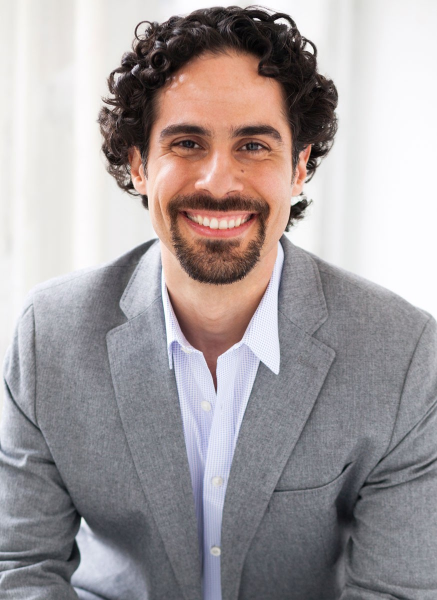
#> input picture face_recognition_/knn_examples/train/alex_lacamoire/img1.jpg, 874 x 1200 px, given in place of the camera (shown at 1/2 size)
$ python save_face.py
#> lines starting #> are read from the running program, lines starting #| are printed output that depends on the picture; after the words box and inside, x2 and y2 are one past the last pixel; in counts of white or black regions, pixels touching at a corner belong together
import cv2
import numpy as np
from os import makedirs
from os.path import isdir

# 얼굴 저장 함수
face_dirs = 'knn_examples/train/'

face_classifier = cv2.CascadeClassifier('D:/opencv/Test1/Lib/site-packages/cv2/data/haarcascade_frontalface_default.xml')

# 얼굴 검출 함수
def face_extractor(img):
    gray = cv2.cvtColor(img,cv2.COLOR_BGR2GRAY)
    faces = face_classifier.detectMultiScale(gray,1.3,5)
    # 얼굴이 없으면 패스!
    if faces is():
        return None
    # 얼굴이 있으면 얼굴 부위만 이미지로 만들고
    for(x,y,w,h) in faces:
        cropped_face = img[y:y+h, x:x+w]
    # 리턴!
    return cropped_face

# 얼굴만 저장하는 함수
def take_pictures(name):
    # 해당 이름의 폴더가 없다면 생성
#> called with name = 'choiyejin2'
    if not isdir(face_dirs+name):
        makedirs(face_dirs+name)

    # 카메라 ON
    cap = cv2.VideoCapture(0)
    count = 0

    while True:
        # 카메라로 부터 사진 한장 읽어 오기
        ret, frame = cap.read()
#> frame is the input picture: shape (1200, 874, 3); mean B, G, R 159, 157.6, 164.6
        # 사진에서 얼굴 검출 , 얼굴이 검출되었다면
        if face_extractor(frame) is not None:

#> in face_extractor, `gray = cv2.cvtColor(img,cv2.COLOR_BGR2GRAY)`:
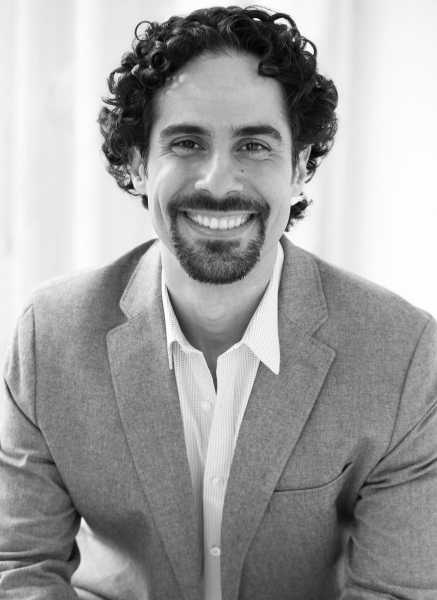
#> gray: shape (1200, 874) (shown at 1/2 size); min 0, max 255, mean 159.9
#> in face_extractor, `faces = face_classifier.detectMultiScale(gray,1.3,5)`: faces = [[232, 122, 426, 426]]
#> the loop in face_extractor, `for(x,y,w,h) in faces:` made 1 pass
#> pass 1, in face_extractor, `cropped_face = img[y:y+h, x:x+w]`:
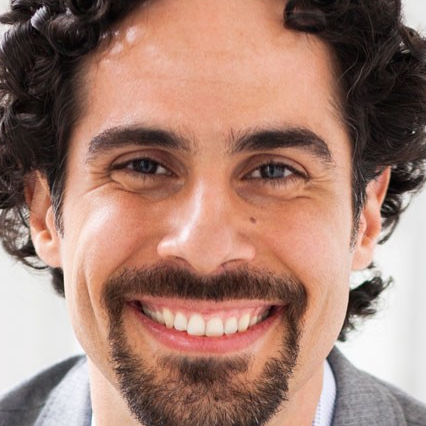
#> cropped_face: shape (426, 426, 3); mean B, G, R 114, 126.9, 162.9
            count+=1
#> count = 1
            # 200 x 200 사이즈로 줄이거나 늘린다음
            face = cv2.resize(face_extractor(frame),(200,200))
#> the loop in face_extractor (call 2), `for(x,y,w,h) in faces:` made 1 pass
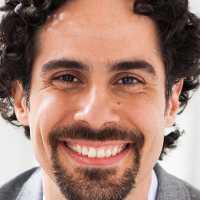
#> face: shape (200, 200, 3); mean B, G, R 113.9, 126.8, 162.8
            # 흑백으로 바꿈
            face = cv2.cvtColor(face, cv2.COLOR_BGR2GRAY)
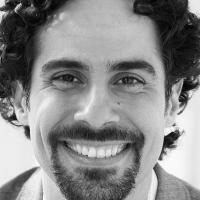
#> face: shape (200, 200); min 3, max 253, mean 136.1

            # 200x200 흑백 사진을 faces/얼굴 이름/userxx.jpg 로 저장
            file_name_path = face_dirs + name + '/user'+str(count)+'.jpg'
#> file_name_path = 'knn_examples/train/choiyejin2/user1.jpg'
            cv2.imwrite(file_name_path,face)

            cv2.putText(face,str(count),(50,50),cv2.FONT_HERSHEY_COMPLEX,1,(0,255,0),2)
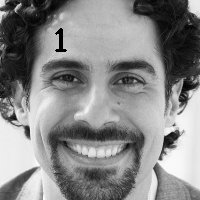
#> face: shape (200, 200); 0.31% of pixels changed, all inside (x1, y1, x2, y2) = (55, 28, 67, 52)
            cv2.imshow('Face Cropper',face)
        else:
            print("Face not Found")
            pass

        # 얼굴 사진 100장을 다 얻었거나 enter키 누르면 종료
        if cv2.waitKey(1)==13 or count==100:
#> (key Esc is pressed here)
            break

    cap.release()
    cv2.destroyAllWindows()
    print('Colleting Samples Complete!!!')


if __name__ == "__main__":
    # 사진 저장할 이름을 넣어서 함수 호출
    take_pictures('choiyejin2')
